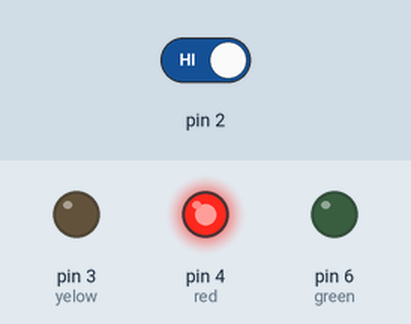
Recording of a sketch running on a simulated Arduino Uno, built with avr-gcc and run on an emulated ATmega328P. On the bench: output pins drawn as LEDs (lit = HIGH). The test bench sets the inputs (shaded band); at power-on: pin 2 HIGH.

Above: at 9.8 s.
9.9 s: pin 2 driven LOW
At 13.2 s:
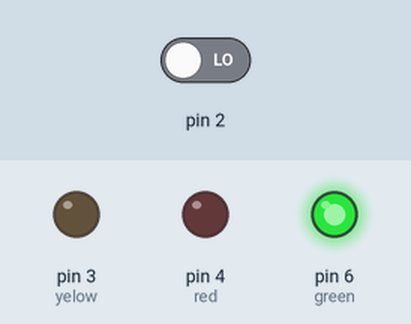
At 14.5 s:
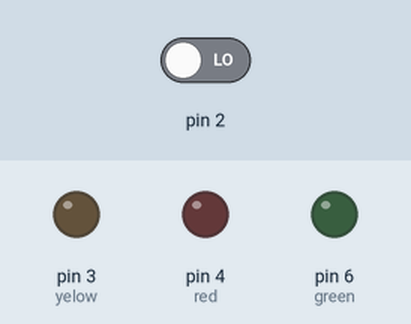
15.3 s: pin 2 driven HIGH
At 18.3 s:
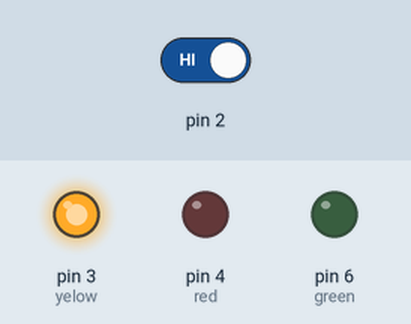
Timing chart, 0 to 31.2 s (numbered marks = the images above; inputs shaded):
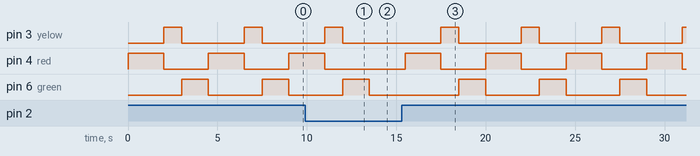

The sketch:

TrafficControl.ino
```cpp
int switchState = 0;
void setup() {
  pinMode(3, OUTPUT);//yelow
  pinMode(4, OUTPUT);//red
  pinMode(6, OUTPUT); //green
  pinMode(2,INPUT);
}

void loop(){
 switchState = digitalRead(2);
 if(switchState ==LOW){

  digitalWrite(3, LOW); //yellow LED
  digitalWrite(4, LOW); //Red LED
  digitalWrite(6, LOW); //green LED
  delay(500);
  }


  else{
  digitalWrite(3,LOW);
  digitalWrite(4, HIGH);
  digitalWrite(6,LOW);

  delay(2000); // wait for a quarter seconds
  digitalWrite(3,HIGH);
  digitalWrite(4,LOW);
  digitalWrite(6, LOW);
  delay(1000);
   digitalWrite(3,LOW);
  digitalWrite(4,LOW);
  digitalWrite(6,HIGH);
  delay(1500);
  }

}
```

Measured:
- after the input at 9.9 s, pin 4 (red): goes on until 11.0 s, then stays LOW
- after the input at 15.3 s, pin 3 (yelow): alternates HIGH for 1.0 s and LOW for 3.5 s, starting after 2.2 s; pin 4 (red): alternates HIGH for 2.0 s and LOW for 2.5 s, starting after 0.20 s; pin 6 (green): alternates HIGH for 1.5 s and LOW for 3.0 s, starting after 3.2 s
- by itself, pin 3 (yelow): alternates HIGH for 1.0 s and LOW for 3.5 s
- by itself, pin 4 (red): alternates HIGH for 2.0 s and LOW for 2.5 s
- by itself, pin 6 (green): alternates HIGH for 1.5 s and LOW for 3.0 s
